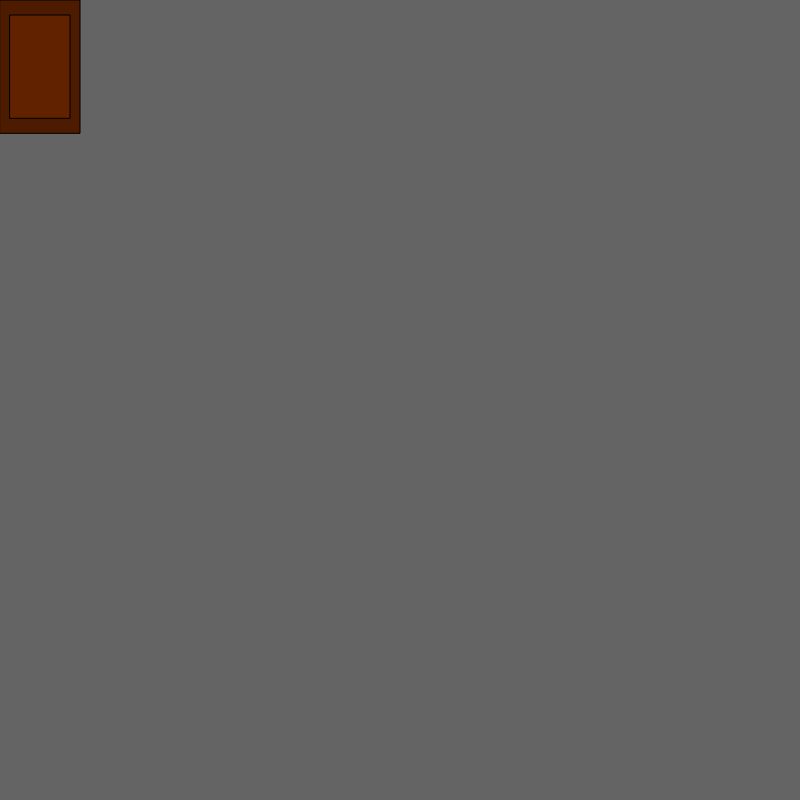
Frame 1 (no input)
Frame 60 (no input): identical to frame 1, image omitted
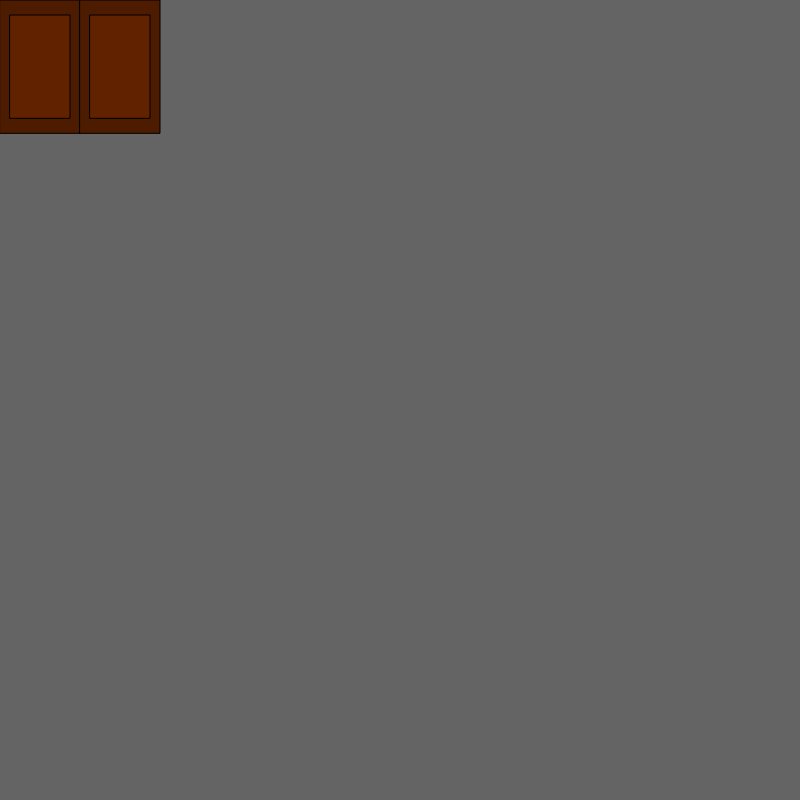
Frame 120 (the mouse pressed at the canvas centre since frame 60)

The p5.js sketch that drew these frames (run headless with seeded random() and noise() and a simulated clock; from frame 60 on, the mouse is pressed at the canvas centre):

// p5.js sketch
// ── sketch.js
let w = 800
let h = 800;

let seconds, milliseconds;

let currentCol;

let dotArray = [];
let oldDots = [];

class Dot {
  constructor(x, y, col) {
    this.x = x;
    this.y = y;
  }
}


let curColor, color1, color2, color1Dark, color2Dark;
let clrToggle, dontChange;

function setup() {

  createCanvas(w, h);
  angleMode(DEGREES);

  for (let y = 0; y < 6; y++) {
    for (let x = 0; x < 10; x++) {
      dotArray.push(new Dot(x * w / 10, y * h / 6, currentCol));
    }
  }

  color1 = color(77, 27, 0);
  color1Dark = color(97, 34, 0);

  color2 = color(255, 231, 176);
  color2Dark = color(247, 227, 181);

  curColor = color1;
  curColorDark = color1Dark;

  clrToggle = false;
  dontChange = true;


}

let revisions = 0;
let regognizedRevisions = 0;

function draw() {

  background(100);

  milliseconds = int(millis() % 60000);
  seconds = milliseconds / 1000;

  if(seconds >= 2 && seconds <= 4) dontChange = false;

  if(revisions >= 1){
    for (let i = 0; i < dotArray.length; i++) {
      fill(curColor == color1 ? color2 : color1);
      rect(dotArray[i].x, dotArray[i].y, w / 10, h / 6);
      fill(curColorDark == color1Dark ? color2Dark : color1Dark);
      rect(dotArray[i].x + 10, dotArray[i].y + 15, w / 10 - 20, h / 6 - 30);
    }
  }

  for (let i = 0; i < seconds; i++) {
    fill(curColor);
    rect(dotArray[i].x, dotArray[i].y, w / 10, h / 6);
    fill(curColorDark);
    rect(dotArray[i].x + 10, dotArray[i].y + 15, w / 10 - 20, h / 6 - 30);
    // fill(255);
    // textAlign(CENTER, CENTER);
    // textSize(20);
    // text(i, dotArray[i].x + w/20, dotArray[i].y + h / 12);
  }


  //this code is so shitty I'm literally crying
  if(seconds <= 1 && clrToggle == false && !dontChange){
    console.log("changing to white color");
    curColor = color2;
    curColorDark = color2Dark;
    clrToggle = true;
    dontChange= true;
  }
  else if(seconds <= 1 && clrToggle == true && !dontChange){
    console.log("changing to white color");
    curColor = color1;
    curColorDark = color1Dark;
    clrToggle = false;
    dontChange = true;
  }

  if(seconds >= 59 && regognizedRevisions <= revisions){
    regognizedRevisions++;
  }

  if(seconds <= 1 && regognizedRevisions > revisions){
    revisions++;
  }


}
